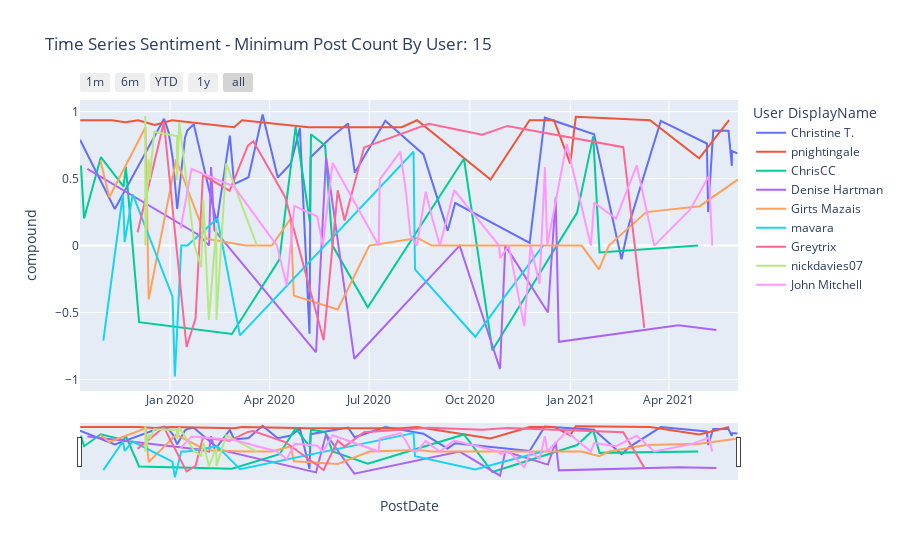

Notebook code cell kept with this figure:
### Code cell
MinimumPostCount = 15
fig = px.line(dfUserSentimentOverTime.groupby("User DisplayName").filter(lambda x: len(x) > MinimumPostCount), 
              x='PostDate',  
              y='compound', 
              title='Time Series Sentiment - Minimum Post Count By User: {}'.format(MinimumPostCount), 
              color='User DisplayName')
fig.update_xaxes(
    rangeslider_visible=True,
    rangeselector=dict(
        buttons=list([
            dict(count=1, label="1m", step="month", stepmode="backward"),
            dict(count=6, label="6m", step="month", stepmode="backward"),
            dict(count=1, label="YTD", step="year", stepmode="todate"),
            dict(count=1, label="1y", step="year", stepmode="backward"),
            dict(step="all")
        ]) 
    )
     
)
fig.write_html('UserSentimentOverTimeWithSlider.html')
fig.show()
